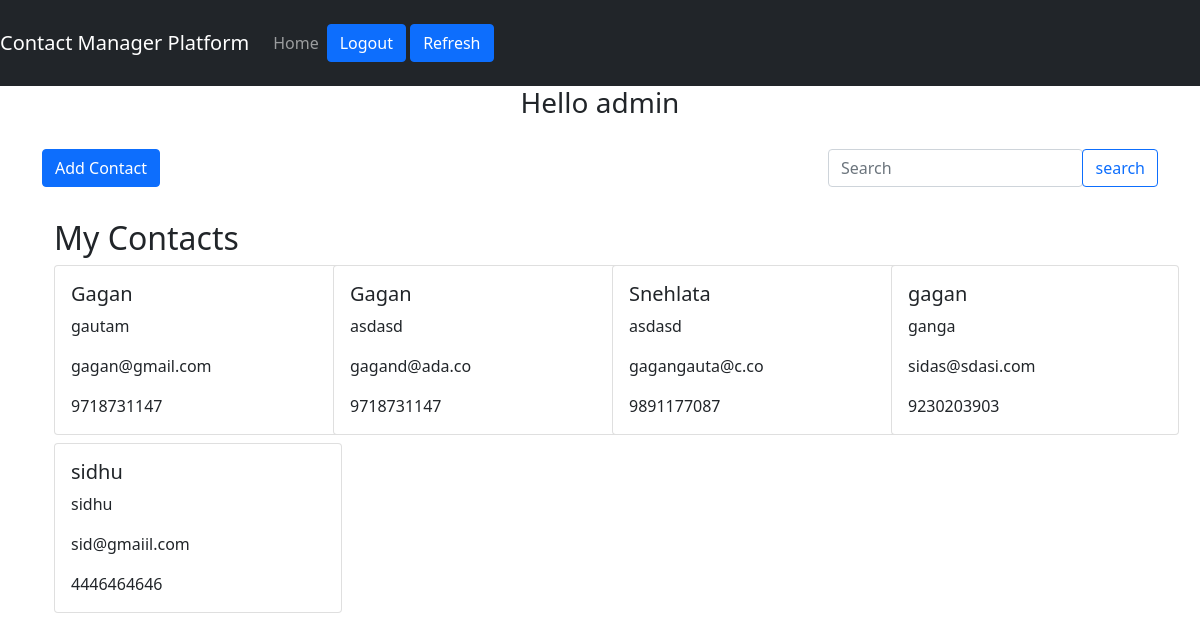
The app's page / (signed in) with its own data.
### myapp/models.py (models this page shows)
class Contacts(models.Model):
    user = models.ForeignKey(User,on_delete=CASCADE)
    firstName = models.CharField(max_length=10)
    lastName = models.CharField(max_length=10)
    email = models.EmailField(max_length=100)
    mobileNumber = models.CharField(max_length=10)
    class Meta:
        ordering = ['firstName']

### myapp/views.py (the view)
# urls.py: path('',home,name="home"),
def home(request):
    try:
        if (request.user.is_authenticated):
            contact = Contacts.objects.filter(user = request.user)
            context = {
                "contacts":contact
            }
        return render(request,'home.html',context)
    except:
        form =  AuthenticationForm(request,data=request.POST or None)
        if form.is_valid():
            user_ = form.get_user()
            login(request,user_)
            return redirect("/")
        context = {"form":form}
        return render(request,'components/auth/login.html',{"form":form})

### myapp/templates/home.html (shortened to what this page needs)
{% extends 'base.html' %}
{% block content %}
<div class = 'row text-center' >
    <div class = 'col'>
        {% if request.user.is_authenticated  %}
            <h3>Hello {{request.user}}</h3>
            <div class="row">
                <div class="col-3" style="text-align: left;padding-top: 5px;">
                    <a class="btn btn-primary my-3" href="{% url 'addUser' %}">Add Contact</a>
                </div>
                <div class="col-9">
                    <div class="input-group mb-3" style="margin-top:21px;float: right;width: 330px;">
                        <input id="searchContact" type="search" class="form-control rounded" placeholder="Search" aria-label="Recipient's username" aria-describedby="button-addon2">
                        <div class="input-group-append">
                            <button type="submit" class="btn btn-outline-primary" onclick="filterContacts()">search</button>
                        </div>
                    </div>
                </div>
            </div>
        {% else %}
            <h3>Please Login First!!</h3>
        {% endif %}
    </div>
</div>
<div class="container">
    <div class="row">
        <div class="col-sm">
            <h2>My Contacts</h2>
            {% if request.user.is_authenticated  %}
                    <div class="row" id="tweets">
                    {% for contact in contacts %}
                        <div class="col-3 ml-2 mb-2">
                            <div class="card" style="width: 18rem;">
                                <div class="card-body">
                                    <h5 class="card-title">{{contact.firstName}}</h5>
                                    <p class="card-text">{{contact.lastName}}</p>
                                    <p class="card-text">{{contact.email}}</p>
                                    <p class="card-text">{{contact.mobileNumber}}</p>
                                </div>
                            </div>
                        </div>
                    {% endfor %}
                    </div>
            {% else %}
                <h4>No Contacts</h4>
            {% endif %}
        </div>
    </div>
</div>
{% endblock content %}

### myapp/templates/base.html (shortened to what this page needs)
<!doctype html>
<html lang="en">
  <head>
    <link href="https://cdn.jsdelivr.net/npm/bootstrap@5.1.0/dist/css/bootstrap.min.css" rel="stylesheet">
  </head>
  <body>
    {% include 'components/navbar.html' %}
    <div class="container">
      {% block content %}
      {% endblock content %}
    </div>
  </body>
</html>

### myapp/templates/components/navbar.html (shortened to what this page needs)
<nav class="navbar navbar-expand-lg navbar-dark bg-dark justify-content-end">
    <a class="navbar-brand" href="/">Contact Manager Platform</a>
    <div class="collapse navbar-collapse " id="navbarSupportedContent">
      <ul class="navbar-nav mr-auto">
        <li class="nav-item active">
          {% if request.user.is_authenticated  %}
            <a class="nav-link ml-4" href="/">Home</a>
          {% else %}
          <a class="nav-link" href="/">Home</a>
        {% endif %}
        </li>
      </ul>
      <ul class="nav justify-content-end">
        <li class="nav-item active justify-content-end">
          {% if request.user.is_authenticated  %}
            <a class="btn btn-primary my-3" href="{% url 'logout' %}">Logout</a>
          {% else %}
            <a class="btn btn-primary my-3" href="{% url 'login' %}">Login</a>
          {% endif %}
          <a class="btn btn-primary my-3" href="{% url 'home' %}">Refresh</a>
        </li>
      </ul>
    </div>
  </nav>

### records on screen
Contacts: firstName "Gagan", lastName "gautam", email "gagan@gmail.com", mobileNumber "9718731147"
Contacts: firstName "Gagan", lastName "asdasd", email "gagand@ada.co", mobileNumber "9718731147"
Contacts: firstName "Snehlata", lastName "asdasd", email "gagangauta@c.co", mobileNumber "9891177087"
Contacts: firstName "gagan", lastName "ganga", email "sidas@sdasi.com", mobileNumber "9230203903"
Contacts: firstName "sidhu", lastName "sidhu", email "sid@gmaiil.com", mobileNumber "4446464646"

### other values on screen
{{ request.user }} "admin"
